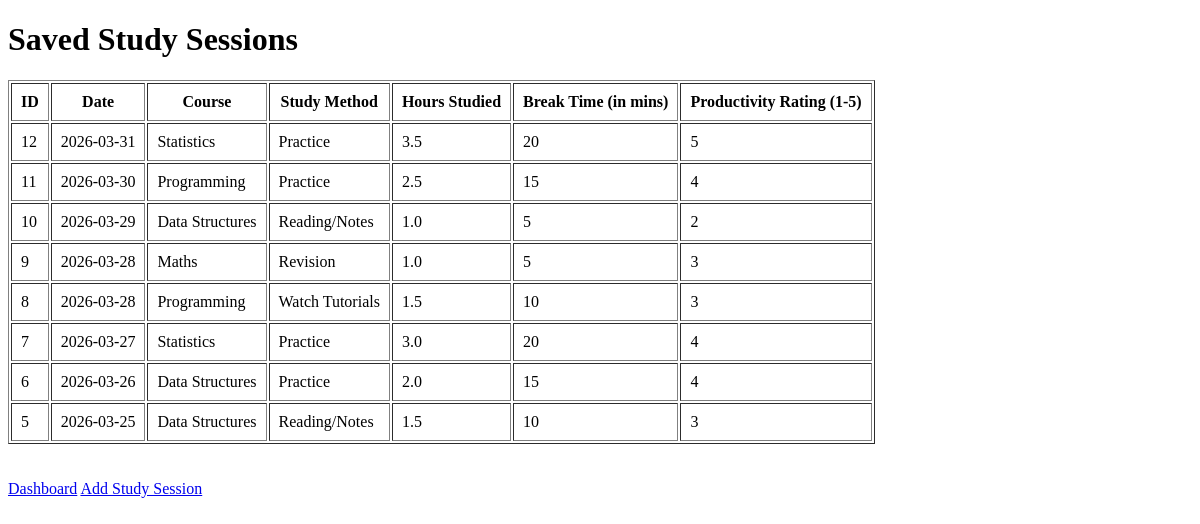
Before: /view with the older database file.
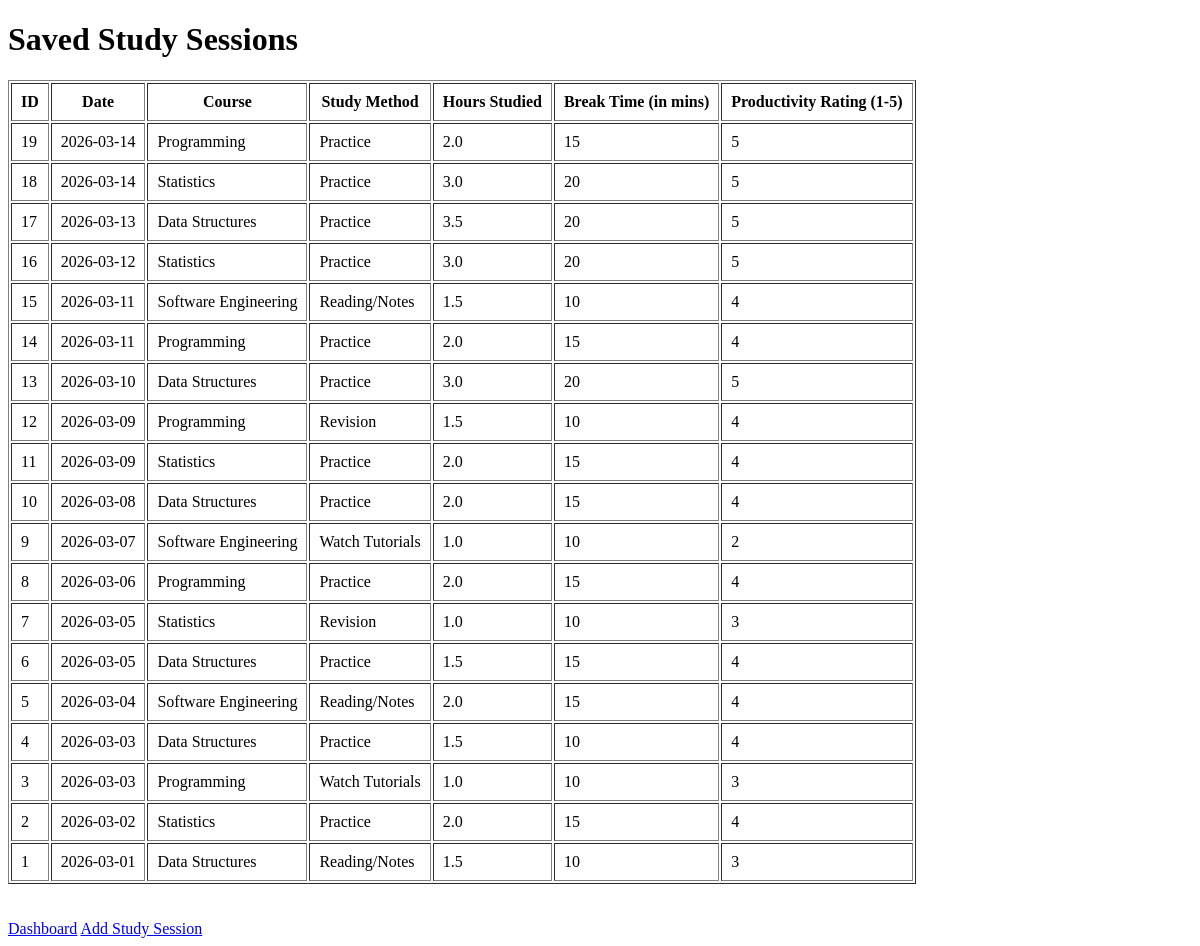
After: the same page with the newer database file.
### tables this page shows
CREATE TABLE study_sessions(
                   id INTEGER PRIMARY KEY AUTOINCREMENT,
                   date TEXT NOT NULL,
                   course_studied TEXT NOT NULL,
                   study_method TEXT NOT NULL,
                   study_hours REAL NOT NULL,
                   break_time INTEGER NOT NULL,
                   productivity_rating INTEGER NOT NULL
        );

### app.py (the view)
@app.route("/view")
def view_sessions():
    con_db = connect_db()
    sessions = con_db.execute("""SELECT * FROM study_sessions
                              ORDER BY date DESC, id DESC""").fetchall()
    con_db.close()
    return render_template("view.html", sessions=sessions)

### app.py (called while the page is built)
def connect_db():
    con_db = sqlite3.connect(db_name)
    con_db.row_factory = sqlite3.Row
    return con_db

### templates/view.html (shortened to what this page needs)
<!DOCTYPE html>
<html>
    <head>
    </head>
    <body>
        <h1>Saved Study Sessions</h1>
        <table border="1" cellpadding="9">
            <tr>
                <th>ID</th>
                <th>Date</th>
                <th>Course</th>
                <th>Study Method</th>
                <th>Hours Studied</th>
                <th>Break Time (in mins)</th>
                <th>Productivity Rating (1-5)</th>
            </tr>
            {% for session in sessions %}
            <tr>
                <td>{{session["id"]}}</td>
                <td>{{session["date"]}}</td>
                <td>{{session["course_studied"]}}</td>
                <td>{{session["study_method"]}}</td>
                <td>{{session["study_hours"]}}</td>
                <td>{{session["break_time"]}}</td>
                <td>{{session["productivity_rating"]}}</td>
            </tr>
            {% endfor %}
        </table>
        <br><br>
        <a href="/">Dashboard</a>
        <a href="/add">Add Study Session</a>
    </body>
</html>

Changed rows visible on the page:
added study_sessions: id "19", date "2026-03-14", course_studied "Programming", study_method "Practice", study_hours "2.0", break_time "15", productivity_rating "5"
added study_sessions: id "18", date "2026-03-14", course_studied "Statistics", study_method "Practice", study_hours "3.0", break_time "20", productivity_rating "5"
added study_sessions: id "17", date "2026-03-13", course_studied "Data Structures", study_method "Practice", study_hours "3.5", break_time "20", productivity_rating "5"
added study_sessions: id "16", date "2026-03-12", course_studied "Statistics", study_method "Practice", study_hours "3.0", break_time "20", productivity_rating "5"
added study_sessions: id "15", date "2026-03-11", course_studied "Software Engineering", study_method "Reading/Notes", study_hours "1.5", break_time "10", productivity_rating "4"
added study_sessions: id "14", date "2026-03-11", course_studied "Programming", study_method "Practice", study_hours "2.0", break_time "15", productivity_rating "4"
added study_sessions: id "13", date "2026-03-10", course_studied "Data Structures", study_method "Practice", study_hours "3.0", break_time "20", productivity_rating "5"
changed study_sessions id 12: date "2026-03-31" → "2026-03-09"; course_studied "Statistics" → "Programming"; study_method "Practice" → "Revision"; study_hours "3.5" → "1.5"; break_time "20" → "10"; productivity_rating "5" → "4"
changed study_sessions id 11: date "2026-03-30" → "2026-03-09"; course_studied "Programming" → "Statistics"; study_hours "2.5" → "2.0"
changed study_sessions id 10: date "2026-03-29" → "2026-03-08"; study_method "Reading/Notes" → "Practice"; study_hours "1.0" → "2.0"; break_time "5" → "15"; productivity_rating "2" → "4"
changed study_sessions id 9: date "2026-03-28" → "2026-03-07"; course_studied "Maths" → "Software Engineering"; study_method "Revision" → "Watch Tutorials"; break_time "5" → "10"; productivity_rating "3" → "2"
changed study_sessions id 8: date "2026-03-28" → "2026-03-06"; study_method "Watch Tutorials" → "Practice"; study_hours "1.5" → "2.0"; break_time "10" → "15"; productivity_rating "3" → "4"
changed study_sessions id 7: date "2026-03-27" → "2026-03-05"; study_method "Practice" → "Revision"; study_hours "3.0" → "1.0"; break_time "20" → "10"; productivity_rating "4" → "3"
changed study_sessions id 6: date "2026-03-26" → "2026-03-05"; study_hours "2.0" → "1.5"
changed study_sessions id 5: date "2026-03-25" → "2026-03-04"; course_studied "Data Structures" → "Software Engineering"; study_hours "1.5" → "2.0"; break_time "10" → "15"; productivity_rating "3" → "4"
added study_sessions: id "4", date "2026-03-03", course_studied "Data Structures", study_method "Practice", study_hours "1.5", break_time "10", productivity_rating "4"
added study_sessions: id "3", date "2026-03-03", course_studied "Programming", study_method "Watch Tutorials", study_hours "1.0", break_time "10", productivity_rating "3"
added study_sessions: id "2", date "2026-03-02", course_studied "Statistics", study_method "Practice", study_hours "2.0", break_time "15", productivity_rating "4"
added study_sessions: id "1", date "2026-03-01", course_studied "Data Structures", study_method "Reading/Notes", study_hours "1.5", break_time "10", productivity_rating "3"
